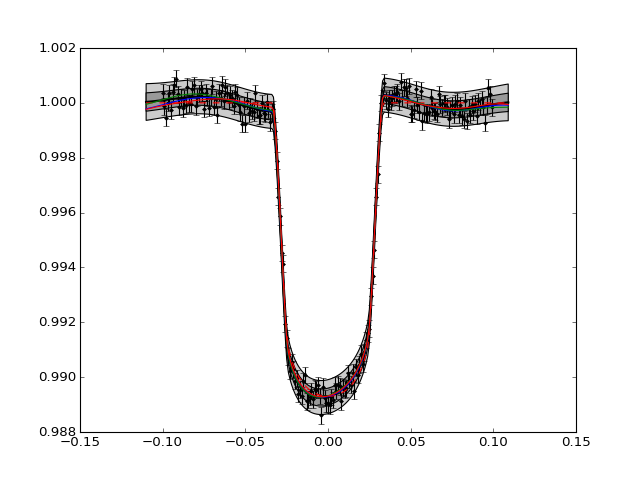

The Python source for this figure:
import GeePea
import numpy as np
import MyFuncs as MF
import pylab

#define transit parameters
mfp = [0.,2.5,11.,.1,0.6,0.2,0.3,1.,0.]
hp = [0.0003,0.1,0.0003]
ep = [0.0001,0,0.1,0.001,0.01,0,0,0.0001,0,0.0001,0.001,0.00001]

#create the data set (ie training data) with some simulated systematics
time = np.arange(-0.1,0.1,0.001)
time_pred = np.arange(-0.11,0.11,0.001) # pred values need to have same spacing for toeplitz!
flux = MF.Transit_aRs(mfp,time) + hp[0]*np.sin(2*np.pi*10.*time) + np.random.normal(0,hp[-1],time.size)

#define the GP
gp = GeePea.GP(time,flux,p=mfp+hp,kf=GeePea.ToeplitzSqExponential,mf=MF.Transit_aRs,ep=ep,x_pred=time_pred)

#optimise the free parameters
gp.optimise()

#and plot
gp.plot()
for i in range(3): pylab.plot(gp.xmf_pred, gp.getRandomVector())
